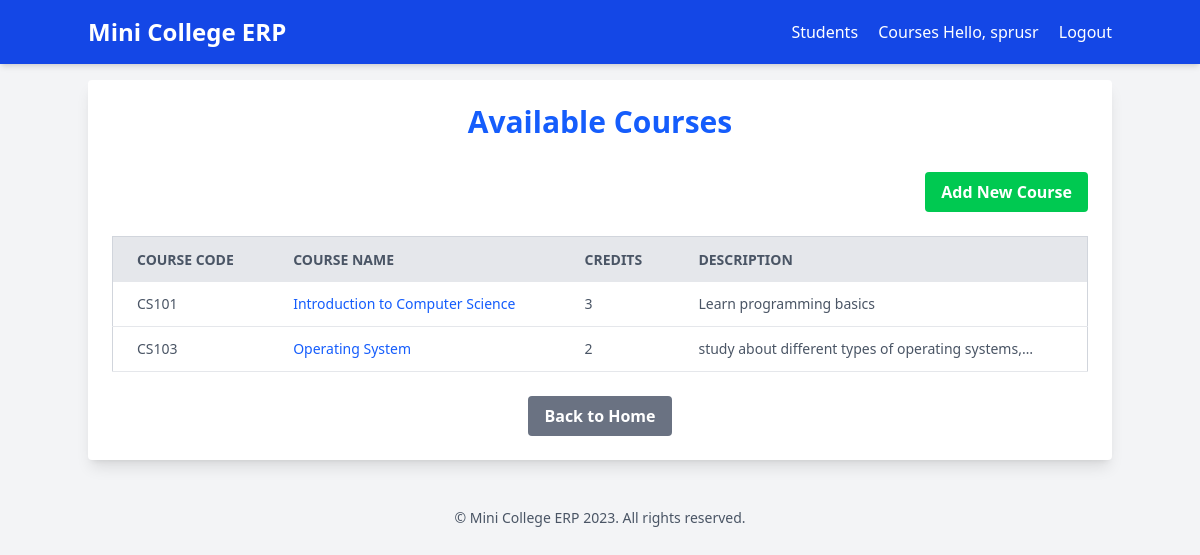
The app's page /courses/ (signed in) with its own data.
### courses/models.py (models this page shows, shortened)
class Course(models.Model):
    course_code=models.CharField(max_length=10,unique=True)
    course_name=models.CharField(max_length=200)
    credits=models.IntegerField()
    description=models.TextField(blank=True,null=True)

### courses/views.py (the view)
# urls.py: path('',views.course_list,name='list'),path('add/', views.add_course, name='add'),
@login_required
def course_list(request):
    courses=Course.objects.all()
    context={
        'courses' : courses,
    }
    return render(request,'courses/course_list.html',context)

### templates/courses/course_list.html (shortened to what this page needs)
{% extends 'base.html' %}
{% block content %}
        <h1 class="text-3xl font-bold text-center text-blue-600 mb-8">
            Available Courses
        </h1>
        <div class="mb-6 text-right">
            <a href="{% url 'courses:add' %}" class="bg-green-500 hover:bg-green-700 text-white font-bold py-2 px-4 rounded inline-block">
                Add New Course
            </a>
        </div>
        {% if courses %}
            <div class="overflow-x-auto">
                <table class="min-w-full bg-white border border-gray-300">
                    <thead>
                        <tr class="bg-gray-200 text-gray-600 uppercase text-sm leading-normal">
                            <th class="py-3 px-6 text-left">Course Code</th>
                            <th class="py-3 px-6 text-left">Course Name</th>
                            <th class="py-3 px-6 text-left">Credits</th>
                            <th class="py-3 px-6 text-left">Description</th>
                        </tr>
                    </thead>
                    <tbody class="text-gray-600 text-sm font-light">
                        {% for course in courses %}
                            <tr class="border-b border-gray-200 hover:bg-gray-100">
                                <td class="py-3 px-6 text-left whitespace-nowrap">{{ course.course_code }}</td>
                                <td class="py-3 px-6 text-left">
                                    <a href="{% url 'courses:detail' course.pk %}" class="text-blue-600 hover:underline">
                                         {{ course.course_name }}
                                    </a>
                                </td>
                                <td class="py-3 px-6 text-left">{{ course.credits }}</td>
                                <td class="py-3 px-6 text-left">{{ course.description|default:"No description available."|truncatechars:50 }}</td>
                            </tr>
                        {% endfor %}
                    </tbody>
                </table>
            </div>
        {% else %}
            <p class="text-center text-gray-700">No courses found.</p>
        {% endif %}
        <div class="mt-6 text-center">
             <a href="{% url 'core:home' %}" class="bg-gray-500 hover:bg-gray-700 text-white font-bold py-2 px-4 rounded inline-block">
                Back to Home
             </a>
            </div>
{% endblock content %}

### templates/base.html (shortened to what this page needs)
<!DOCTYPE html>
<html lang="en">
<head>
    <script src="https://cdn.jsdelivr.net/npm/@tailwindcss/browser@4"></script>
</head>
<body class="bg-gray-100 font-sans leading-normal tracking-normal">
    <header class="bg-blue-700 text-white p-4 shadow-md">
        <div class="container mx-auto flex justify-between items-center">
            <a href="{% url 'core:home' %}" class="text-2xl font-bold">Mini College ERP</a>
            <nav>
                <a href="{% url 'students:list' %}" class="text-white hover:text-blue-200 mr-4">Students</a>
                <a href="{% url 'courses:list' %}" class="text-white hover:text-blue-200">Courses</a>
                {% if user.is_authenticated %}
                    <span class="mr-4">Hello, {{ user.username }}</span>
                    <form action="{% url 'logout' %}" method="post" class="inline">
                        <button type="submit" class="text-white hover:text-blue-200 bg-transparent border-none p-0 m-0 cursor-pointer">
                            Logout
                        </button>
                    </form>
                {% else %}
                    <a href="{% url 'login' %}" class="text-white hover:text-blue-200">Login</a>
                {% endif %}
            </nav>
        </div>
    </header>
    <main class="container mx-auto mt-4 p-6 bg-white rounded shadow-lg mb-8">
        {% block content %}{% endblock content %}
   </main>
   <footer class="mt-8 py-4 text-center text-gray-600 text-sm">
    © {{ request.META.HTTP_HOST|default:'Mini College ERP' }} 2023. All rights reserved.
   </footer>
</body>
</html>

### records on screen
Course: course_code "CS101", course_name "Introduction to Computer Science", credits "3", description "Learn programming basics"
Course: course_code "CS103", course_name "Operating System", credits "2", description "study about different types of operating systems,…"

### other values on screen
{{ user.username }} "sprusr"
{{ request.META.HTTP_HOST|default:'Mini College ERP' }} "Mini College ERP"
